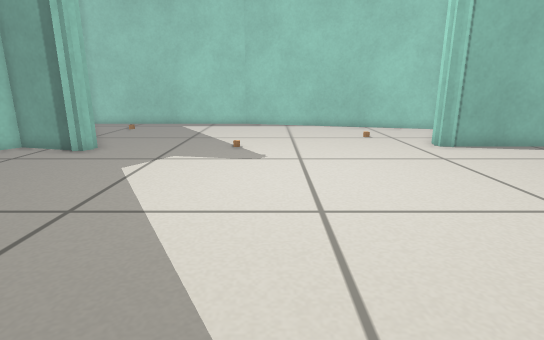
View 1 (above)

12 first-person views from a walk through a world built for the Gazebo simulator. The camera is 0.47 m above the floor, tilts 14° down and sees 80° across. The floor is counted in squares, 0.2 m on a side. Each view is taken from the middle of a square. On the plan, view 1 faces up. The plan holds only what a view shows up to about 19 squares ahead; the rest is blank. Robots are left out. Gazebo's built-in surfaces are drawn with simple patterns.

View 2
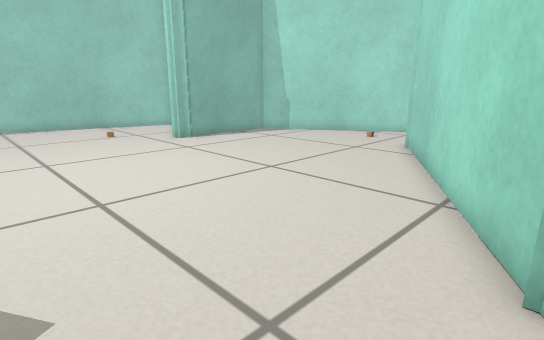

View 3
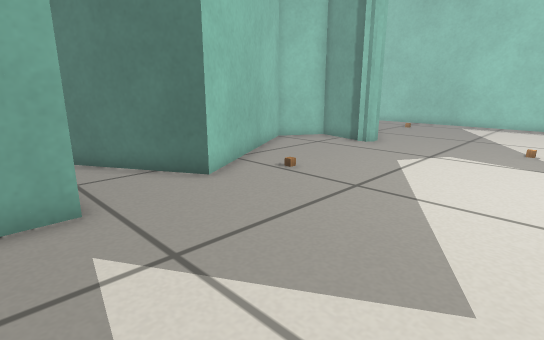

View 4
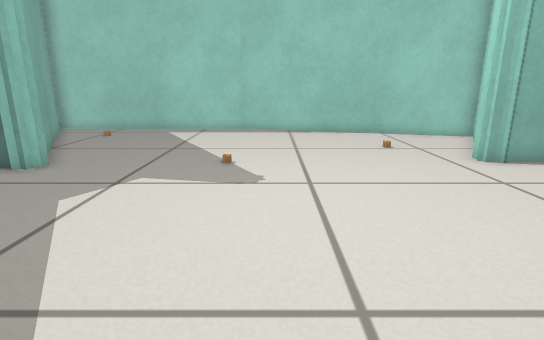

View 5
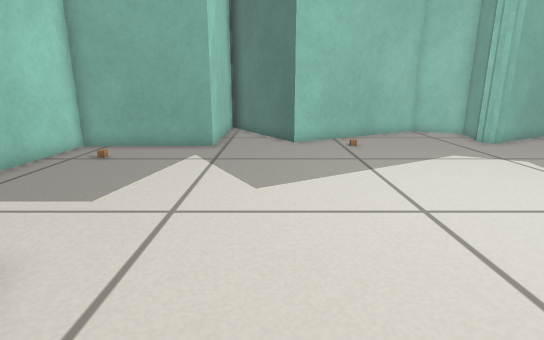

View 6
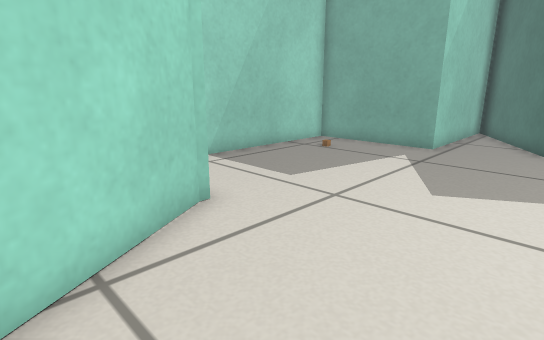

View 7
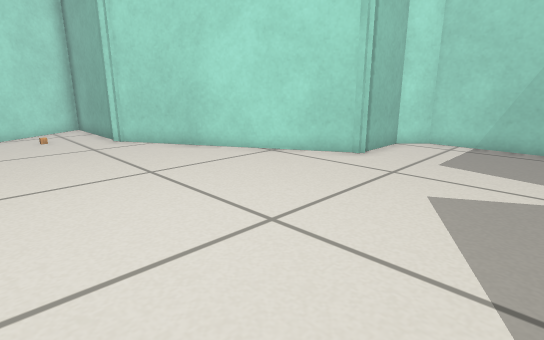

View 8
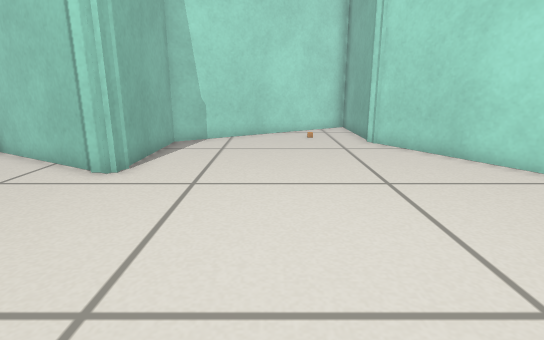

View 9
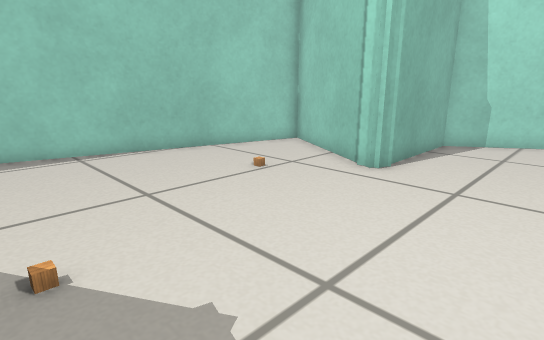

View 10
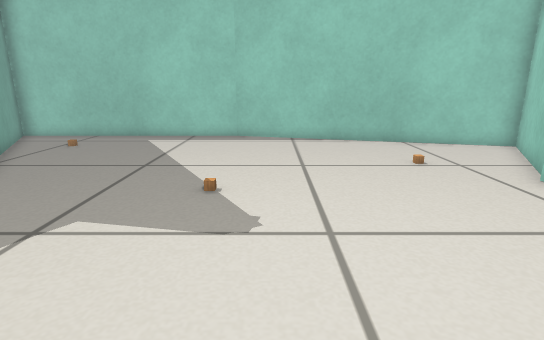

View 11
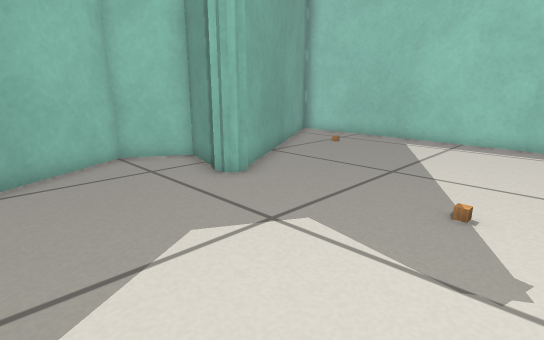

View 12
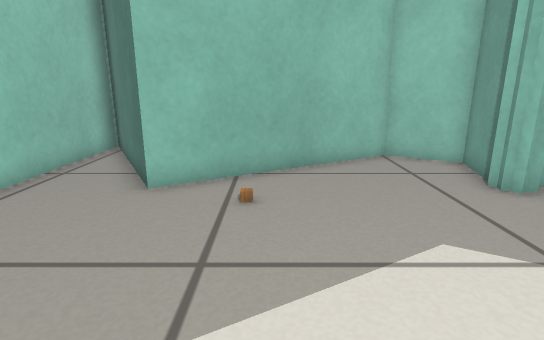

### Floor plan
Points are (right, up) in squares from view 1. A wall is a line through its corners. A room is listed if a view was taken in it or the views show most of it. See-through windows are left out.
Room 1 (views 1, 2, 3, 4, 5, 6, 7, 8, 9, 10, 11, 12)
walls: (7.1, 13.4) (7.1, 14.3); (7.7, 13.3) (6.9, 13.7); (-7.1, 13.3) (-7.4, 12.3); (-7.8, 12.5) (-10.3, 13.2) (-11.6, 11.1) (-7.5, 4) (-13.5, 0.5) (-6.6, 0.5) (-6.6, -5) (2.1, -5) (3.2, -4) (3.2, -0.8); (2.9, -1.1) (12.8, 4.6); (-1.7, 22.7) (-12.8, 22.7) (-7, 12.7); (13.1, 4.5) (18.7, 4.5) (12.7, 13.5) (6.8, 13.5) (10.2, 19.5) (-1.8, 22.7)

Positions as (right, up) in squares from view 1, and headings:
1: (0, 0), facing up
2: (-1, -1), facing up-right
3: (0, -1), facing up-left
4: (0, 3), facing up
5: (7, 3), facing left
6: (7, 5), facing down-left
7: (-3, 10), facing down-right
8: (-2, 9), facing right
9: (-2, 9), facing up-right
10: (0, 6), facing up
11: (0, 7), facing up-left
12: (0, 7), facing left
